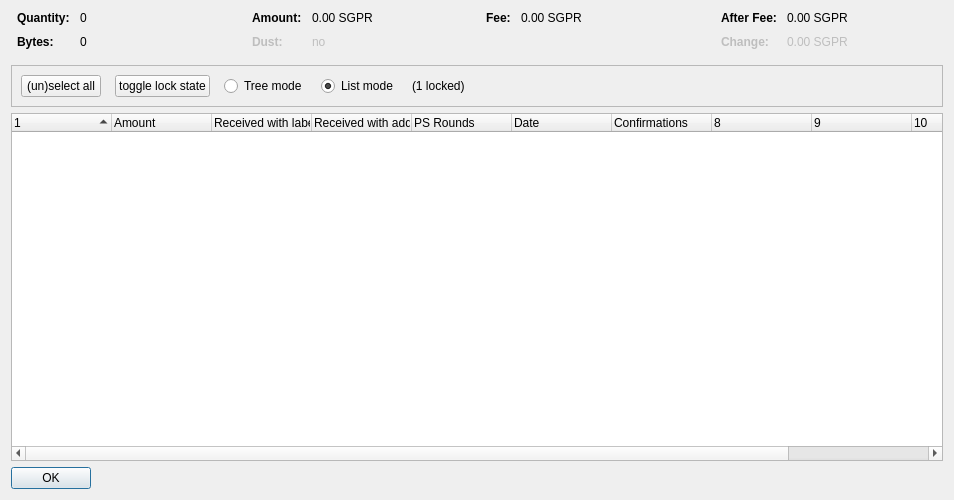
<?xml version="1.0" encoding="UTF-8"?>
<ui version="4.0">
 <class>CoinControlDialog</class>
 <widget class="QDialog" name="CoinControlDialog">
  <property name="geometry">
   <rect>
    <x>0</x>
    <y>0</y>
    <width>954</width>
    <height>500</height>
   </rect>
  </property>
  <property name="windowTitle">
   <string>Coin Selection</string>
  </property>
  <layout class="QVBoxLayout" name="verticalLayout">
   <item>
    <layout class="QHBoxLayout" name="horizontalLayoutTop" stretch="0,0,0,0">
     <property name="topMargin">
      <number>0</number>
     </property>
     <property name="bottomMargin">
      <number>10</number>
     </property>
     <item>
      <layout class="QFormLayout" name="formLayoutCoinControl1">
       <property name="horizontalSpacing">
        <number>10</number>
       </property>
       <property name="verticalSpacing">
        <number>10</number>
       </property>
       <property name="leftMargin">
        <number>6</number>
       </property>
       <property name="rightMargin">
        <number>6</number>
       </property>
       <item row="0" column="0">
        <widget class="QLabel" name="labelCoinControlQuantityText">
         <property name="font">
          <font>
           <weight>75</weight>
           <bold>true</bold>
          </font>
         </property>
         <property name="text">
          <string>Quantity:</string>
         </property>
        </widget>
       </item>
       <item row="0" column="1">
        <widget class="QLabel" name="labelCoinControlQuantity">
         <property name="cursor">
          <cursorShape>IBeamCursor</cursorShape>
         </property>
         <property name="contextMenuPolicy">
          <enum>Qt::ActionsContextMenu</enum>
         </property>
         <property name="text">
          <string notr="true">0</string>
         </property>
         <property name="textInteractionFlags">
          <set>Qt::LinksAccessibleByMouse|Qt::TextSelectableByKeyboard|Qt::TextSelectableByMouse</set>
         </property>
        </widget>
       </item>
       <item row="1" column="0">
        <widget class="QLabel" name="labelCoinControlBytesText">
         <property name="font">
          <font>
           <weight>75</weight>
           <bold>true</bold>
          </font>
         </property>
         <property name="text">
          <string>Bytes:</string>
         </property>
        </widget>
       </item>
       <item row="1" column="1">
        <widget class="QLabel" name="labelCoinControlBytes">
         <property name="cursor">
          <cursorShape>IBeamCursor</cursorShape>
         </property>
         <property name="contextMenuPolicy">
          <enum>Qt::ActionsContextMenu</enum>
         </property>
         <property name="text">
          <string notr="true">0</string>
         </property>
         <property name="textInteractionFlags">
          <set>Qt::LinksAccessibleByMouse|Qt::TextSelectableByKeyboard|Qt::TextSelectableByMouse</set>
         </property>
        </widget>
       </item>
      </layout>
     </item>
     <item>
      <layout class="QFormLayout" name="formLayoutCoinControl2">
       <property name="horizontalSpacing">
        <number>10</number>
       </property>
       <property name="verticalSpacing">
        <number>10</number>
       </property>
       <property name="leftMargin">
        <number>6</number>
       </property>
       <property name="rightMargin">
        <number>6</number>
       </property>
       <item row="0" column="0">
        <widget class="QLabel" name="labelCoinControlAmountText">
         <property name="font">
          <font>
           <weight>75</weight>
           <bold>true</bold>
          </font>
         </property>
         <property name="text">
          <string>Amount:</string>
         </property>
        </widget>
       </item>
       <item row="0" column="1">
        <widget class="QLabel" name="labelCoinControlAmount">
         <property name="cursor">
          <cursorShape>IBeamCursor</cursorShape>
         </property>
         <property name="contextMenuPolicy">
          <enum>Qt::ActionsContextMenu</enum>
         </property>
         <property name="text">
          <string notr="true">0.00 SGPR</string>
         </property>
         <property name="textInteractionFlags">
          <set>Qt::LinksAccessibleByMouse|Qt::TextSelectableByKeyboard|Qt::TextSelectableByMouse</set>
         </property>
        </widget>
       </item>
       <item row="1" column="0">
        <widget class="QLabel" name="labelCoinControlLowOutputText">
         <property name="enabled">
          <bool>false</bool>
         </property>
         <property name="font">
          <font>
           <weight>75</weight>
           <bold>true</bold>
          </font>
         </property>
         <property name="text">
          <string>Dust:</string>
         </property>
        </widget>
       </item>
       <item row="1" column="1">
        <widget class="QLabel" name="labelCoinControlLowOutput">
         <property name="enabled">
          <bool>false</bool>
         </property>
         <property name="cursor">
          <cursorShape>IBeamCursor</cursorShape>
         </property>
         <property name="contextMenuPolicy">
          <enum>Qt::ActionsContextMenu</enum>
         </property>
         <property name="text">
          <string notr="true">no</string>
         </property>
         <property name="textInteractionFlags">
          <set>Qt::LinksAccessibleByMouse|Qt::TextSelectableByKeyboard|Qt::TextSelectableByMouse</set>
         </property>
        </widget>
       </item>
      </layout>
     </item>
     <item>
      <layout class="QFormLayout" name="formLayoutCoinControl3">
       <property name="horizontalSpacing">
        <number>10</number>
       </property>
       <property name="verticalSpacing">
        <number>10</number>
       </property>
       <property name="leftMargin">
        <number>6</number>
       </property>
       <property name="rightMargin">
        <number>6</number>
       </property>
       <item row="0" column="0">
        <widget class="QLabel" name="labelCoinControlFeeText">
         <property name="font">
          <font>
           <weight>75</weight>
           <bold>true</bold>
          </font>
         </property>
         <property name="text">
          <string>Fee:</string>
         </property>
        </widget>
       </item>
       <item row="0" column="1">
        <widget class="QLabel" name="labelCoinControlFee">
         <property name="cursor">
          <cursorShape>IBeamCursor</cursorShape>
         </property>
         <property name="contextMenuPolicy">
          <enum>Qt::ActionsContextMenu</enum>
         </property>
         <property name="text">
          <string notr="true">0.00 SGPR</string>
         </property>
         <property name="textInteractionFlags">
          <set>Qt::LinksAccessibleByMouse|Qt::TextSelectableByKeyboard|Qt::TextSelectableByMouse</set>
         </property>
        </widget>
       </item>
      </layout>
     </item>
     <item>
      <layout class="QFormLayout" name="formLayoutCoinControl4">
       <property name="horizontalSpacing">
        <number>10</number>
       </property>
       <property name="verticalSpacing">
        <number>10</number>
       </property>
       <property name="leftMargin">
        <number>6</number>
       </property>
       <property name="rightMargin">
        <number>6</number>
       </property>
       <item row="0" column="0">
        <widget class="QLabel" name="labelCoinControlAfterFeeText">
         <property name="font">
          <font>
           <weight>75</weight>
           <bold>true</bold>
          </font>
         </property>
         <property name="text">
          <string>After Fee:</string>
         </property>
        </widget>
       </item>
       <item row="0" column="1">
        <widget class="QLabel" name="labelCoinControlAfterFee">
         <property name="cursor">
          <cursorShape>IBeamCursor</cursorShape>
         </property>
         <property name="contextMenuPolicy">
          <enum>Qt::ActionsContextMenu</enum>
         </property>
         <property name="text">
          <string notr="true">0.00 SGPR</string>
         </property>
         <property name="textInteractionFlags">
          <set>Qt::LinksAccessibleByMouse|Qt::TextSelectableByKeyboard|Qt::TextSelectableByMouse</set>
         </property>
        </widget>
       </item>
       <item row="1" column="0">
        <widget class="QLabel" name="labelCoinControlChangeText">
         <property name="enabled">
          <bool>false</bool>
         </property>
         <property name="font">
          <font>
           <weight>75</weight>
           <bold>true</bold>
          </font>
         </property>
         <property name="text">
          <string>Change:</string>
         </property>
        </widget>
       </item>
       <item row="1" column="1">
        <widget class="QLabel" name="labelCoinControlChange">
         <property name="enabled">
          <bool>false</bool>
         </property>
         <property name="cursor">
          <cursorShape>IBeamCursor</cursorShape>
         </property>
         <property name="contextMenuPolicy">
          <enum>Qt::ActionsContextMenu</enum>
         </property>
         <property name="text">
          <string notr="true">0.00 SGPR</string>
         </property>
         <property name="textInteractionFlags">
          <set>Qt::LinksAccessibleByMouse|Qt::TextSelectableByKeyboard|Qt::TextSelectableByMouse</set>
         </property>
        </widget>
       </item>
      </layout>
     </item>
    </layout>
   </item>
   <item>
    <widget class="QFrame" name="frame">
     <property name="minimumSize">
      <size>
       <width>0</width>
       <height>40</height>
      </size>
     </property>
     <property name="frameShape">
      <enum>QFrame::StyledPanel</enum>
     </property>
     <property name="frameShadow">
      <enum>QFrame::Sunken</enum>
     </property>
     <layout class="QHBoxLayout" name="horizontalLayout">
      <item>
       <layout class="QHBoxLayout" name="horizontalLayoutPanel" stretch="0,0,0,0,0,0">
        <property name="spacing">
         <number>14</number>
        </property>
        <item>
         <widget class="QPushButton" name="pushButtonSelectAll">
          <property name="sizePolicy">
           <sizepolicy hsizetype="Maximum" vsizetype="Fixed">
            <horstretch>0</horstretch>
            <verstretch>0</verstretch>
           </sizepolicy>
          </property>
          <property name="text">
           <string>(un)select all</string>
          </property>
          <property name="autoDefault">
           <bool>false</bool>
          </property>
         </widget>
        </item>
        <item>
         <widget class="QPushButton" name="pushButtonToggleLock">
          <property name="sizePolicy">
           <sizepolicy hsizetype="Maximum" vsizetype="Fixed">
            <horstretch>0</horstretch>
            <verstretch>0</verstretch>
           </sizepolicy>
          </property>
          <property name="text">
           <string>toggle lock state</string>
          </property>
          <property name="autoDefault">
           <bool>false</bool>
          </property>
         </widget>
        </item>
        <item>
         <widget class="QRadioButton" name="radioTreeMode">
          <property name="sizePolicy">
           <sizepolicy hsizetype="Maximum" vsizetype="Fixed">
            <horstretch>0</horstretch>
            <verstretch>0</verstretch>
           </sizepolicy>
          </property>
          <property name="text">
           <string>Tree mode</string>
          </property>
         </widget>
        </item>
        <item>
         <widget class="QRadioButton" name="radioListMode">
          <property name="sizePolicy">
           <sizepolicy hsizetype="Maximum" vsizetype="Fixed">
            <horstretch>0</horstretch>
            <verstretch>0</verstretch>
           </sizepolicy>
          </property>
          <property name="text">
           <string>List mode</string>
          </property>
          <property name="checked">
           <bool>true</bool>
          </property>
         </widget>
        </item>
        <item>
         <widget class="QLabel" name="labelLocked">
          <property name="text">
           <string>(1 locked)</string>
          </property>
         </widget>
        </item>
        <item>
         <spacer name="horizontalSpacer">
          <property name="orientation">
           <enum>Qt::Horizontal</enum>
          </property>
          <property name="sizeHint" stdset="0">
           <size>
            <width>40</width>
            <height>20</height>
           </size>
          </property>
         </spacer>
        </item>
       </layout>
      </item>
     </layout>
    </widget>
   </item>
   <item>
    <widget class="CoinControlTreeWidget" name="treeWidget">
     <property name="contextMenuPolicy">
      <enum>Qt::CustomContextMenu</enum>
     </property>
     <property name="sortingEnabled">
      <bool>false</bool>
     </property>
     <property name="columnCount">
      <number>11</number>
     </property>
     <attribute name="headerShowSortIndicator" stdset="0">
      <bool>true</bool>
     </attribute>
     <attribute name="headerStretchLastSection">
      <bool>false</bool>
     </attribute>
     <column>
      <property name="text">
       <string/>
      </property>
     </column>
     <column>
      <property name="text">
       <string>Amount</string>
      </property>
     </column>
     <column>
      <property name="text">
       <string>Received with label</string>
      </property>
     </column>
     <column>
      <property name="text">
       <string>Received with address</string>
      </property>
     </column>
     <column>
      <property name="text">
       <string>PS Rounds</string>
      </property>
     </column>
     <column>
      <property name="text">
       <string>Date</string>
      </property>
     </column>
     <column>
      <property name="text">
       <string>Confirmations</string>
      </property>
      <property name="toolTip">
       <string>Confirmed</string>
      </property>
     </column>
     <column>
      <property name="text">
       <string/>
      </property>
     </column>
     <column>
      <property name="text">
       <string/>
      </property>
     </column>
     <column>
      <property name="text">
       <string/>
      </property>
     </column>
     <column>
      <property name="text">
       <string/>
      </property>
     </column>
    </widget>
   </item>
   <item>
    <widget class="QDialogButtonBox" name="buttonBox">
     <property name="sizePolicy">
      <sizepolicy hsizetype="Maximum" vsizetype="Fixed">
       <horstretch>0</horstretch>
       <verstretch>0</verstretch>
      </sizepolicy>
     </property>
     <property name="orientation">
      <enum>Qt::Horizontal</enum>
     </property>
     <property name="standardButtons">
      <set>QDialogButtonBox::Ok</set>
     </property>
    </widget>
   </item>
  </layout>
 </widget>
 <customwidgets>
  <customwidget>
   <class>CoinControlTreeWidget</class>
   <extends>QTreeWidget</extends>
   <header>coincontroltreewidget.h</header>
  </customwidget>
 </customwidgets>
 <resources/>
 <connections/>
</ui>
